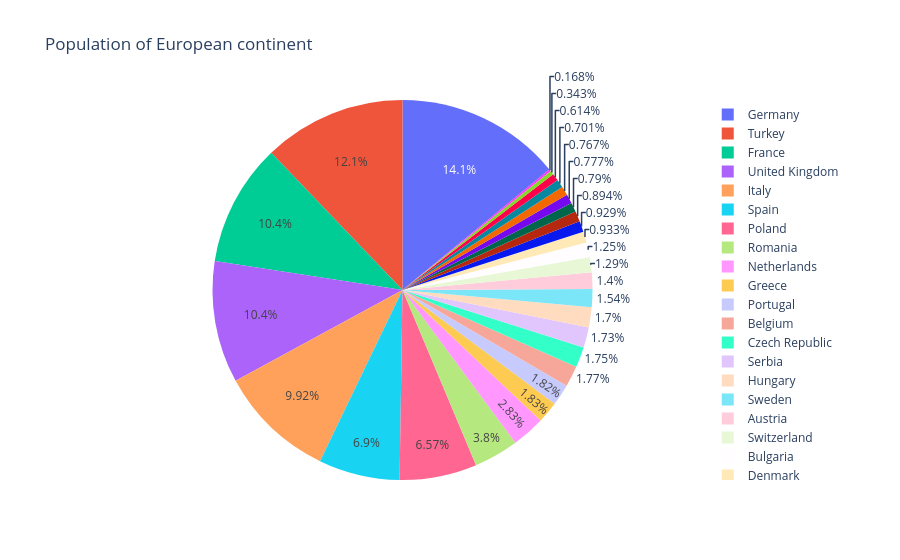

Here is the notebook cell this chart was saved with:
### Code cell
df.loc[df['pop'] < 2.e6, 'country'] = 'Other countries' # Represent only large countries
fig = px.pie(df, values='pop', names='country', title='Population of European continent')
fig.show()

### Figure 1 — Plotly figure (JSON) as saved in the notebook; plotly's stock layout.template omitted (floating-point values rounded to 4 significant figures)
{"data": [{"domain": {"x": [0, 1], "y": [0, 1]}, "hovertemplate": "country=%{label}<br>pop=%{value}<extra></extra>", "labels": ["Albania", "Austria", "Belgium", "Bosnia and Herzegovina", "Bulgaria", "Croatia", "Czech Republic", "Denmark", "Finland", "France", "Germany", "Greece", "Hungary", "Other countries", "Ireland", "Italy", "Other countries", "Netherlands", "Norway", "Poland", "Portugal", "Romania", "Serbia", "Slovak Republic", "Slovenia", "Spain", "Sweden", "Switzerland", "Turkey", "United Kingdom"], "legendgroup": "", "name": "", "showlegend": true, "type": "pie", "values": [3600523, 8199783, 10392226, 4552198, 7322858, 4493312, 10228744, 5468120, 5238460, 61083916, 82400996, 10706290, 9956108, 301931, 4109086, 58147733, 684736, 16570613, 4627926, 38518241, 10642836, 22276056, 10150265, 5447502, 2009245, 40448191, 9031088, 7554661, 71158647, 60776238]}], "layout": {"legend": {"tracegroupgap": 0}, "title": {"text": "Population of European continent"}}}
